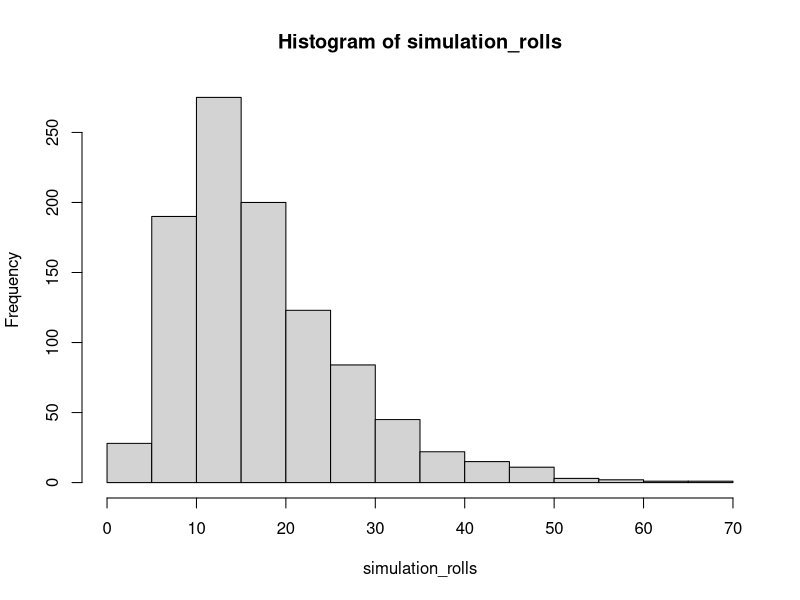

Generate this figure with R:
my_vec <- 1:10
my_vec %% 2 == 0
my_vec[my_vec %% 2 == 0] #output values that qualify limitation.
my_vec %% 2 == 1
my_vec > 7
my_vec < 7

#split list
strsplit(c("LeBron James", "Steve Nash"), split = " ")
split_list <- strsplit(c("LeBron James", "Steve Nash"), split = " ")
split_list[[1]]
split_list[[1]][2]
split_list[[2]]
for(i in 1:length(split_list)){
  print(split_list[[i]][2])
}

#Break, Next Demo
for(m in month.abb){
  if(m == "Apr"){
    break
  }
  print(m);
}

for(m in month.abb){
  if(m == "Apr"){
    next
  }
  print(m);
}

#Pratice:Sampling from 1:1000 until we get a number that can be divided by 89
sampleEpoch <- 0
simulation_results <- c()
for(i in 1:1000){
  while(TRUE){
    sampleNumber <- sample(1:1000, size = 1 )
    #print(sampleNumber)
    sampleEpoch <- sampleEpoch + 1
    if(sampleNumber %% 89 == 0){
      break;
    }
  }
  simulation_results <- c(simulation_results, sampleEpoch)
}
summary(simulation_results)

#Practices: How many times do I have to roll a dice to have 3 times of six
six_count <- 0
sampleEpoch <- 0
 while(six_count < 3){
  sampleNum <- sample(1:6, size = 1)
  sampleEpoch <- sampleEpoch + 1
  if(sampleNum ==  6){
    six_count <- six_count + 1
  }
}
sampleEpoch
#Using Vector to log
simulation_rolls <- c()
for(i in 1:1000){
  roll_log <- c()
  while((sum(roll_log == 6)) < 3){
    dice_roll <- sample(1:6, size = 1)
    roll_log <- c(roll_log, dice_roll)
  }
  roll_times <- length(roll_log)
  simulation_rolls <- c(simulation_rolls, roll_times)
}
summary(simulation_rolls)
hist(simulation_rolls)

#Show the epoch of 6
#Method I
indice <- c()
for (i in 1:length(roll_log)) {
  if(roll_log[i] == 6){
    indice <- c(indice, i)
  }
}
indice
#Method II
which(roll_log == 6)

#Practice: Fibonacci
#method I
f1 <- 0
f2 <- 1
i <- 2
f_length <- 25
F_log <- c(f1, f2)
while(i < f_length){
  f  <-  F_log[i] +F_log[i-1]
  F_log <- c(F_log, f)
  i <- i + 1 
}
F_log
#method II
f1 <- 0
f2 <- 1
a <- 2
F1_log <- c(f1, f2)
for (a in 2:23) {
  f  <-  F1_log[a] +F1_log[a-1]
  F1_log <- c(F1_log, f)
  a <- a + 1   
}
F1_log


#Practice: Poker Card Back














